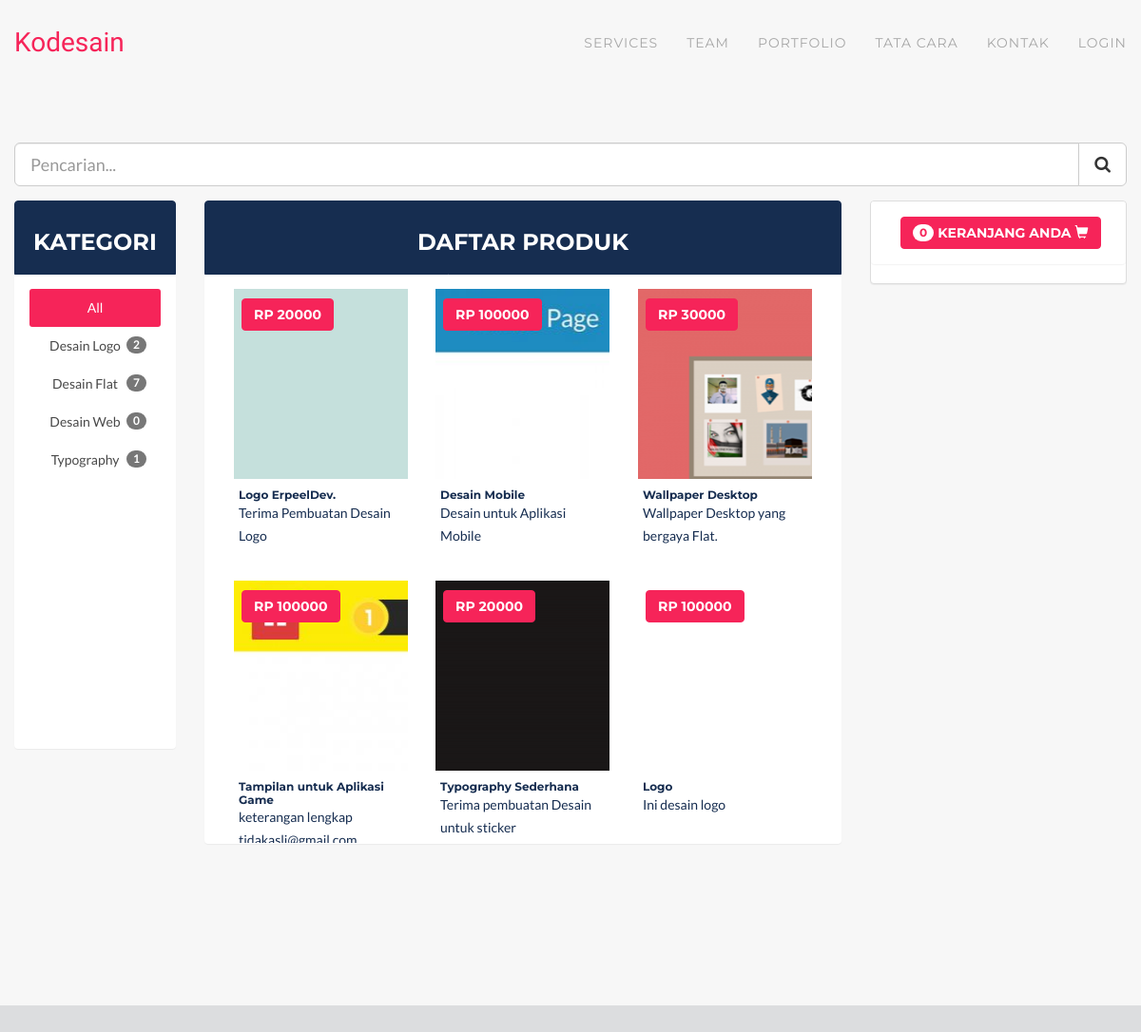
The page /user/daftar_produk.php?id=1 on the database its author committed.
### tables this page shows
CREATE TABLE `keahlian` (
  `id` int(10) NOT NULL AUTO_INCREMENT,
  `kategori` varchar(100) NOT NULL,
  PRIMARY KEY (`id`)
);

CREATE TABLE `produk_detil` (
  `id` int(10) NOT NULL AUTO_INCREMENT,
  `kode_produk` varchar(100) NOT NULL,
  `harga` decimal(10,0) NOT NULL,
  `foto_produk` varchar(200) NOT NULL,
  `tanggal` date NOT NULL,
  `deskripsi_produk` text,
  PRIMARY KEY (`id`),
  KEY `produk_detil_ibfk_1` (`kode_produk`),
  CONSTRAINT `produk_detil_ibfk_1` FOREIGN KEY (`kode_produk`) REFERENCES `produk` (`kode_produk`) ON DELETE CASCADE ON UPDATE CASCADE
);

CREATE TABLE `produk` (
  `kode_produk` varchar(100) NOT NULL,
  `nama_produk` varchar(100) NOT NULL,
  `email_pekerja` varchar(100) NOT NULL,
  `idkeahlian` int(10) NOT NULL,
  PRIMARY KEY (`kode_produk`),
  KEY `email_pekerja` (`email_pekerja`),
  KEY `idkeahlian` (`idkeahlian`),
  CONSTRAINT `produk_ibfk_1` FOREIGN KEY (`idkeahlian`) REFERENCES `keahlian` (`id`) ON DELETE CASCADE ON UPDATE CASCADE
);

### user/daftar_produk.php (the view, shortened to what this page needs)
<!DOCTYPE HTML "-//W3C//DTD XHTML 1.0 Transitional//EN" "http://www.w3.org/TR/xhtml1/DTD/xhtml1-transitional.dtd">
<html>
<head>
    <link href="../css/bootstrap.min.css" rel="stylesheet">
    <link href="../css/agency.css" rel="stylesheet">
    <link href="../font-awesome/css/font-awesome.min.css" rel="stylesheet" type="text/css">
</head>
<body>
<?php include "../navbar.php"; ?>
<section id="portfolio" class="bg-light-gray">
    <div class="container-fluid">
        <div class="row">
            <div class="col-md-12">
                <form action="../search.php" enctype="multipart/form-data" method="POST">
                        <div class="form-group">
                            <div class="input-group input-group-lg">
                                <input class="form-control" placeholder="Pencarian..." name="search" type="search">
                                <span class="input-group-btn">
                                    <button class="btn btn-default"><span class="fa fa-search"></span></button>
                                </span>
                            </div>
                        </div>
                    </form>
            </div>
        </div>
        <div class="row">
            <div class="col-md-2">
                <span href="#" class="list-group-item active text-center">
                    <h3>Kategori</h3>
                </span>
                <div class="panel panel-body creations-filter" style="overflow-y:scroll; height:500px;">
                        <ul class="list-group">
                            <a href="#all"><li class="list-group-item kategori active" data-filter="*">All</li></a>
                    <?php
                        $query = mysql_query("SELECT kategori, id FROM keahlian");
                        if (mysql_num_rows($query) == true){
                        while ($data = mysql_fetch_array($query)){
                            $idkeahlian = $data['id'];
                            $querytotal = mysql_query("SELECT produk.`kode_produk`,
                                                produk.`nama_produk`,
                                                produk.`email_pekerja`,
                                                keahlian.`kategori`
                                                FROM produk INNER JOIN keahlian
                                                ON produk.`idkeahlian` = keahlian.`id` WHERE keahlian.`id` = '$idkeahlian'");
                            $numtotal = mysql_num_rows($querytotal);
                            $kategori = $data['kategori'];
                            $numkategori = str_word_count($kategori);
                            $pecah    = explode(" ", $kategori);
                            for($i=0;$i<$numkategori;$i++)
                            {
                                $gabung   = $pecah[$i]."-".$gabung;
                            }
                    ?>
                            <a href="#<?php echo $gabung; ?>">
                                <li class="list-group-item kategori" data-filter=".<?php echo $gabung; ?>">
                                    <span class="badge"><?php echo $numtotal; ?></span>
                                    <?php echo $data['kategori']; ?>
                                </li>
                        </a>
                    <?php
                        $gabung = "";
                        }
                    }
                    else {
                        echo "<center><h2>Tidak ada produk</h2></center>";
                    }
            ?>
                        </ul>
                </div>
            </div>
            <div class="col-md-7">
                    <span class="list-group-item active text-center">
                        <h3>Daftar Produk</h3>
                    </span>
                    <div class="panel panel-body" style="overflow-y:scroll; height:600px;">
                    <div class="creations-container">
                    <?php
                        if (isset($_GET['search'])){
                            $value = $_GET['search'];
                            $query = mysql_query("SELECT keahlian.*,
                                    produk.*,
                                    produk_detil.*
                                    FROM keahlian INNER JOIN produk
                                    ON keahlian.id = produk.idkeahlian
                                    INNER JOIN produk_detil
                                    ON produk.kode_produk = produk_detil.kode_produk
                                    WHERE produk.kode_produk LIKE '%$value%'
                                    OR produk.nama_produk LIKE '%$value%'
                                    OR produk_detil.deskripsi_produk LIKE '%$value%' ");
                            if (mysql_num_rows($query) == true){
                                while ($data = mysql_fetch_array($query)){
                                    $numtotal = mysql_num_rows($querytotal);
                                    $kategori = $data['kategori'];
                                    $numkategori = str_word_count($kategori);
                                    $pecah    = explode(" ", $kategori);
                                    for($i=0;$i<$numkategori;$i++){
                                        $gabung   = $pecah[$i]."-".$gabung;
                                    }
                    ?>
                        <div class="portfolio-item <?php echo $gabung; ?> col-md-4 col-sm-6">
                            <a class="portfolio-link" style="background:url('../img/produk/resized/<?php echo $data['foto_produk']; ?>')">
                                <div class="portfolio-hover">
                                    <div class="portfolio-hover-content">
                                        <div class="col-xs-6">
                                            <button class="btn btn-primary" name="produk" value="<?php echo $data['kode_produk']; ?>" onclick="updatecart('produk', this.value)"><i class="fa fa-shopping-cart fa-3x"></i></button>
                                        </div>
                                        <div class="col-xs-6">
                                            <button class="btn btn-primary" data-target="#<?php echo $data['kode_produk']; ?>" value="<?php echo $data['kode_produk']; ?>" data-toggle="modal"><i class="fa fa-eye fa-3x"></i></button>
                                        </div>
                                    </div>
                                </div>
                                &nbsp;&nbsp;&nbsp;<h5 class="btn btn-primary">Rp <?php echo $data['harga']; ?></h5>
                            </a>
                            <div class="portfolio-caption">
                                <h6><?php echo $data['nama_produk']; ?></h6>
                                <p><?php echo $data['deskripsi_produk']; ?></p>
                            </div>
                        </div>
                            <?php $gabung = "";
                                }
                            }
                            else {
                                echo "<center><h2>Tidak ada produk</h2></center>";
                            }
                        }
                        else{
                        $query = mysql_query("SELECT keahlian.*,
                                    produk.*,
                                    produk_detil.*
                                    FROM keahlian INNER JOIN produk
                                    ON keahlian.id = produk.idkeahlian
                                    INNER JOIN produk_detil
                                    ON produk.kode_produk = produk_detil.kode_produk
									ORDER BY produk_detil.tanggal DESC");
                        if (mysql_num_rows($query) == true){
                        while ($data = mysql_fetch_array($query)){
                            $kategori = $data['kategori'];
                            $numkategori = str_word_count($kategori);
                            $pecah    = explode(" ", $kategori);
                            for($i=0;$i<$numkategori;$i++)
                            {
                                $gabung   = $pecah[$i]."-".$gabung;
                            }
                    ?>
                        <div class="portfolio-item <?php echo $gabung; ?> col-md-4 col-sm-6">
                            <a class="portfolio-link" style="background:url('../img/produk/resized/<?php echo $data['foto_produk']; ?>')">
                                &nbsp;&nbsp;&nbsp;<h5 class="btn btn-primary">Rp <?php echo $data['harga']; ?></h5>
                            </a>
                            <div class="portfolio-caption">
                                <h6><?php echo $data['nama_produk']; ?></h6>
                                <p><?php echo $data['deskripsi_produk']; ?></p>
                            </div>
                        </div>
                            <?php $gabung = "";
                                }
                            }
                            else {
                                echo "<center><h2>Tidak ada produk</h2></center>";
                            }
                        }
                    ?>
                    </div>
                    </div>
            </div>
            <?php
            $query1 = mysql_query("SELECT keranjang.*,
                        produk.*,
                        produk_detil.*
                        FROM keranjang INNER JOIN produk
                        ON keranjang.kode_produk = produk.kode_produk
                        INNER JOIN produk_detil
                        ON produk.kode_produk = produk_detil.kode_produk
                        WHERE keranjang.username = '$terimauser'");
            $jumlahkeranjang    = mysql_num_rows($query1);
            ?>
            <div class="col-md-3">
                <div class="panel panel-default">
                    <div class="panel panel-body">
                        <div class="col-md-12">
                            <div class="dropdown" onclick="refreshdropdowncart();">
                                <button class="btn btn-primary bell" type="button" id="show">
                                    <span class="badge" id="cart-panel"><?php echo $jumlahkeranjang; ?></span>
                                    Keranjang anda
                                    <span class="glyphicon glyphicon-shopping-cart"></span>
                                </button>
                            </div>
                        </div>
                    </div>
                </div>
            </div>
        </div>
    </div>
</section>
</body>
</html>

### rows shown on the page
keahlian: numtotal "2", kategori "Desain Logo", produk_detil.foto_produk (picture), produk_detil.harga "20000", produk.nama_produk "Logo ErpeelDev.", produk_detil.deskripsi_produk "Terima Pembuatan Desain Logo", produk_detil.harga "100000", produk.nama_produk "Logo", produk_detil.deskripsi_produk "Ini desain logo"
keahlian: numtotal "7", kategori "Desain Flat", produk_detil.foto_produk (picture), produk_detil.harga "100000", produk.nama_produk "Desain Mobile", produk_detil.deskripsi_produk "Desain untuk Aplikasi Mobile", produk_detil.harga "30000", produk.nama_produk "Wallpaper Desktop", produk_detil.deskripsi_produk "Wallpaper Desktop yang bergaya Flat.", produk.nama_produk "Tampilan untuk Aplikasi Game", produk_detil.deskripsi_produk "keterangan lengkap tidakasli@gmail.com"
keahlian: numtotal "0", kategori "Desain Web"
keahlian: numtotal "1", kategori "Typography", produk_detil.foto_produk (picture), produk_detil.harga "20000", produk.nama_produk "Typography Sederhana", produk_detil.deskripsi_produk "Terima pembuatan Desain untuk sticker"

### other values the page prints
$jumlahkeranjang "0"
